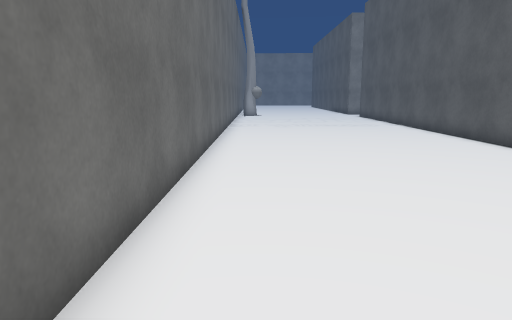
View 1 (above)

24 first-person views from a walk through a Unity game level. The camera is 1.5 m above the floor, tilts 10° down and sees 70° across. The floor is counted in squares, 1 m on a side. Each view is taken from the middle of a square. On the plan, view 1 faces up. The plan holds only what a view shows up to about 16 squares ahead; the rest is blank. The place goes on beyond the plan. The player is left out. Some surface patterns are stand-ins.

View 2
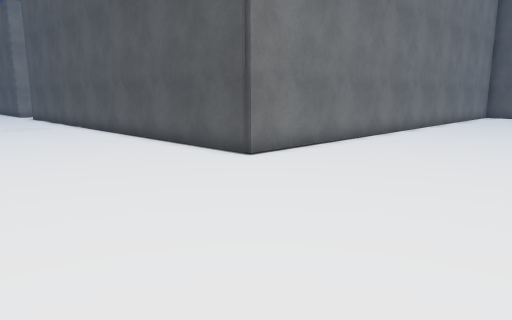

View 3
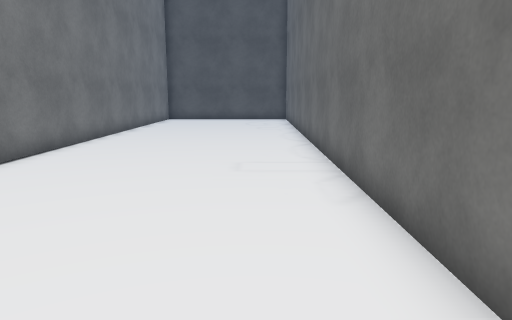

View 4
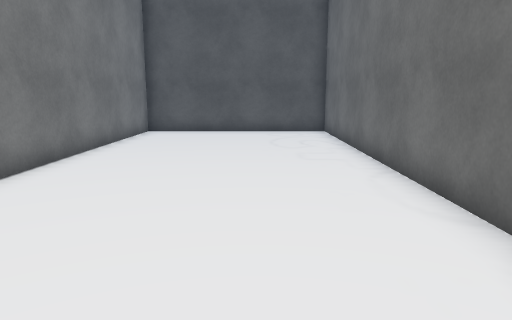

View 5
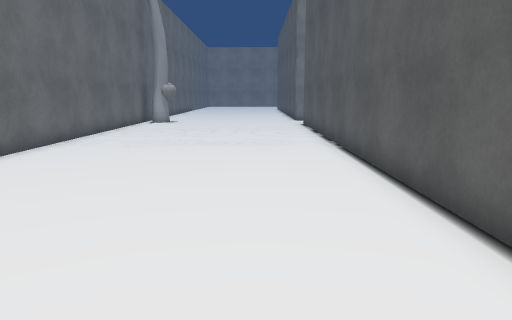

View 6
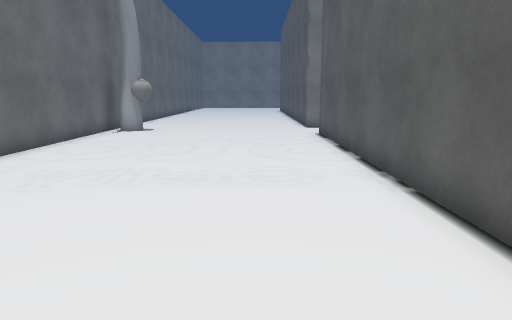

View 7
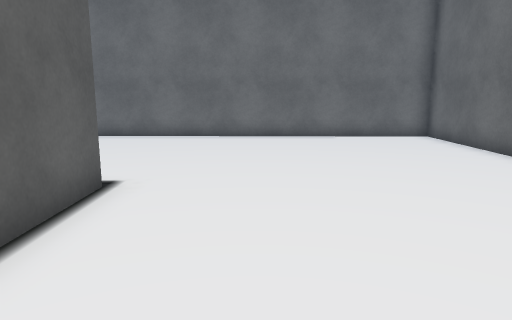

View 8
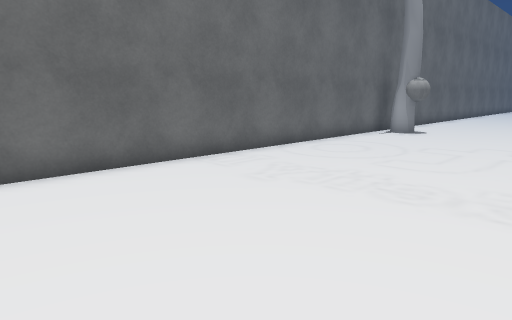

View 9
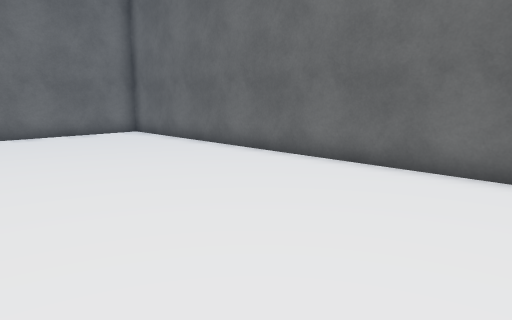

View 10
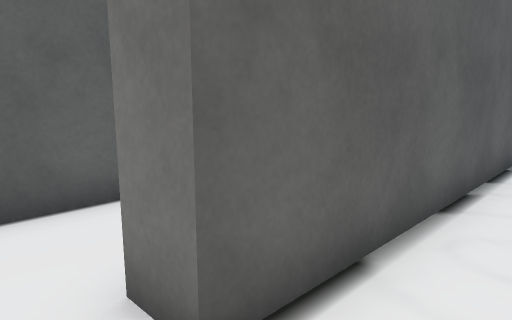

View 11
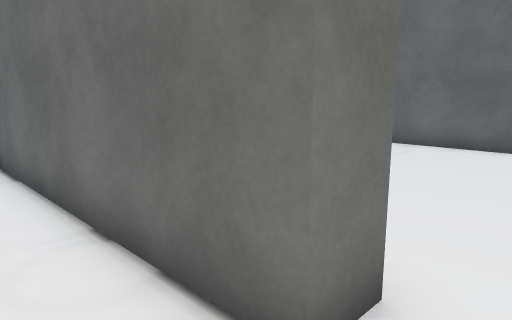

View 12
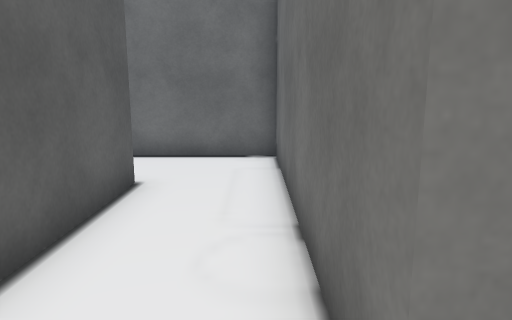

View 13
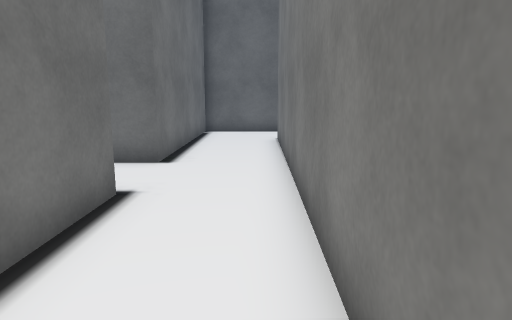

View 14
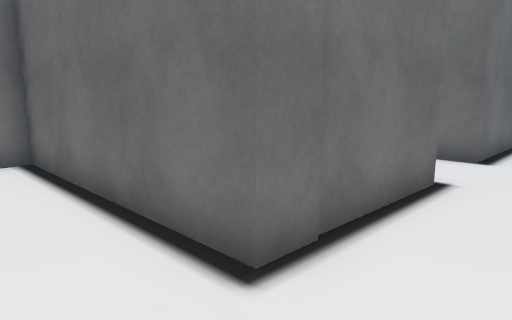

View 15
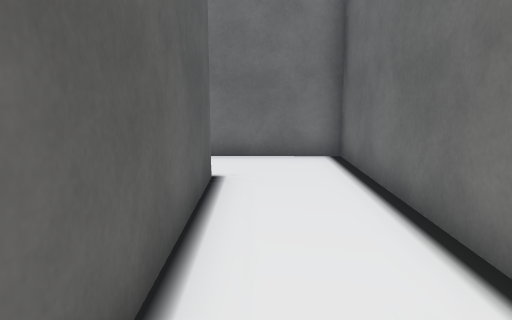

View 16
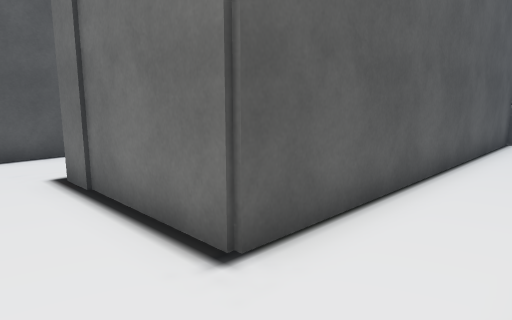

View 17
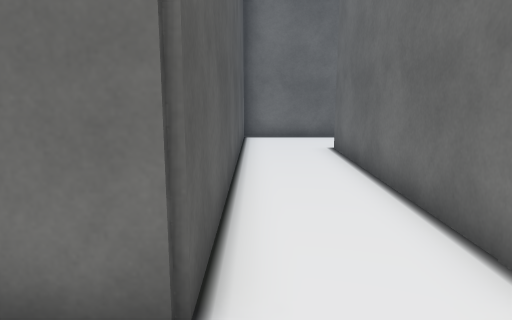

View 18
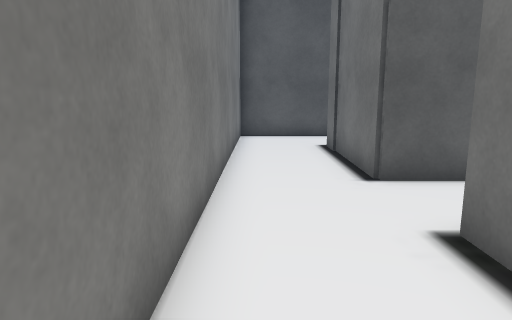

View 19
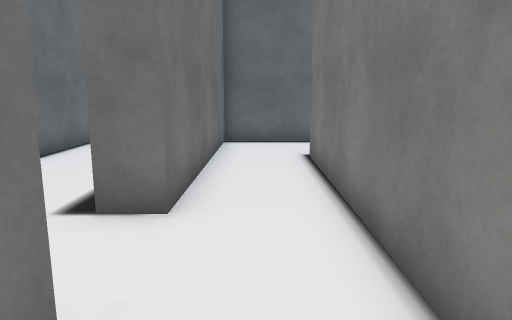

View 20
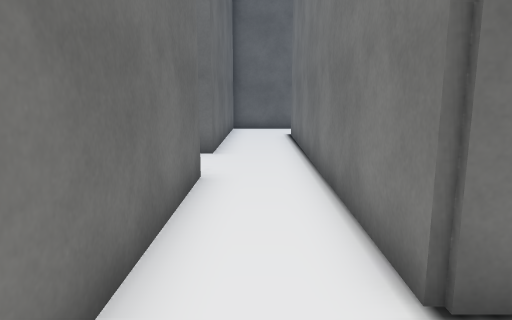

View 21
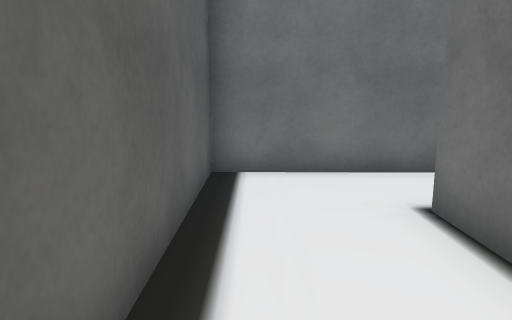

View 22
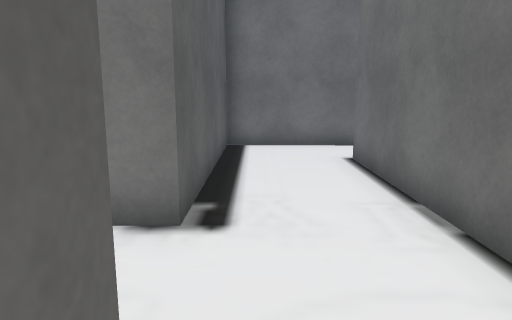

View 23
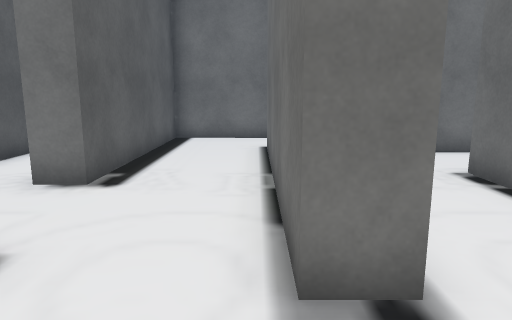

View 24
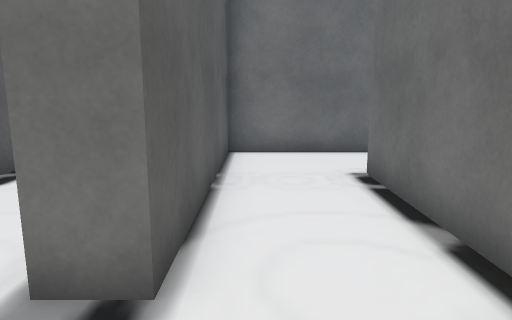

### Floor plan
Points are (right, up) in squares from view 1. A wall is a line through its corners. A room is listed if a view was taken in it or the views show most of it. See-through windows are left out.
Room 1 (views 1, 2, 3, 4, 5, 6, 7, 8, 9, 10)
walls: (-1.4, 27.5) (-1.4, -0.6) (29.6, -0.9) (29.6, 6.6) (7.6, 6.9) (7.6, 26.9)
ways out: opening at (8, 27.5) to room 2
objects: tree (-1, 28); ball (0, 28)
Room 2 (views 11, 12, 13, 14, 15, 16, 17, 18, 19)
walls: (21.9, 18.9) (22.9, 18.9) (22.9, 12.1) (30.5, 12) (30.5, 10.9); (15, 7.7) (18.4, 7.7) (18.4, 18.8) (22, 18.8); (7.6, 26.9) (8.5, 26.9) (8.5, 19) (15.7, 18.9) (15.7, 10.5); (33.2, 12) (37.4, 11.9); (37.7, 14.2) (25.8, 14.4) (25.8, 21.6) (11.1, 21.8) (11.1, 27.2)
ways out: opening at (8, 27.5) to room 1; opening at (37, 13) to room 3; opening at (15.5, 9.5); opening at (31.5, 11.5)
Room 3 (views 20, 21)
walls: (37.7, 21.5) (37.7, 14.2); (37.4, 11.9) (40.9, 11.9) (40.9, 18.9) (41.9, 18.9)
ways out: opening at (37, 13) to room 2; opening at (39.5, 22) to room 4; opening at (41.5, 20.5)
Room 4 (views 22, 23, 24)
walls: (33.8, 22.1) (33.8, 17.9); (32.1, 15.2) (36.8, 15.1) (36.8, 22.5) (37.7, 22.5) (37.7, 21.5); (40.5, 21.7) (40.5, 22.5)
ways out: opening at (39.5, 22) to room 3

Where each view was taken, in squares from view 1:
view 1: 0 up, 0 right, facing up
view 2: 0 up, 1 right, facing up-right
view 3: 1 up, 6 right, facing right
view 4: 2 up, 14 right, facing right
view 5: 7 up, 5 right, facing up
view 6: 12 up, 5 right, facing up
view 7: 13 up, 5 right, facing down
view 8: 13 up, 6 right, facing up-left
view 9: 14 up, 6 right, facing down-left
view 10: 28 up, 6 right, facing down-right
view 11: 28 up, 10 right, facing down-left
view 12: 28 up, 9 right, facing down
view 13: 21 up, 24 right, facing left
view 14: 21 up, 25 right, facing down-left
view 15: 21 up, 25 right, facing down
view 16: 21 up, 16 right, facing down-right
view 17: 21 up, 18 right, facing down
view 18: 21 up, 12 right, facing right
view 19: 13 up, 35 right, facing left
view 20: 13 up, 40 right, facing left
view 21: 19 up, 40 right, facing down
view 22: 23 up, 40 right, facing down
view 23: 25 up, 38 right, facing down
view 24: 25 up, 36 right, facing down
